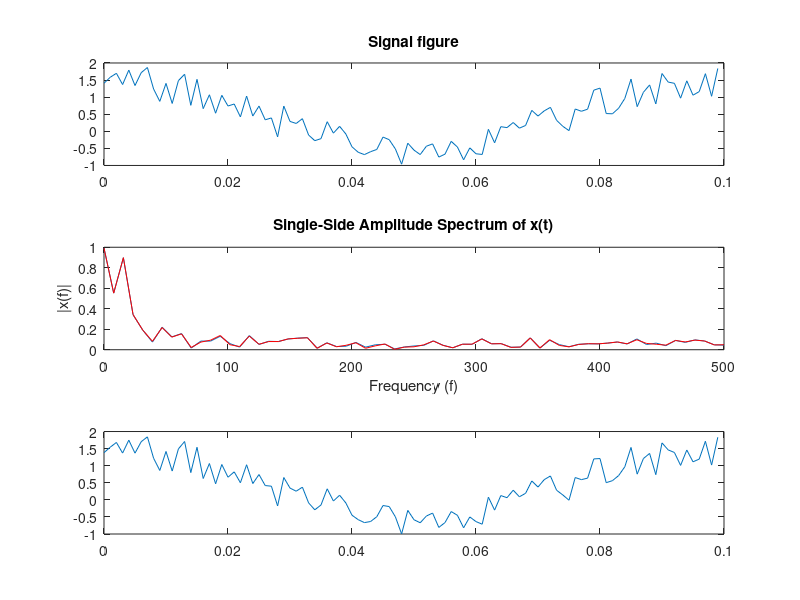

The MATLAB script that drew this image:
clc
close all
Fs=1000;
Ts=1/Fs;
Length=100;
f=10;
f2=4;
t=(0:Length-1)*Ts;

%noise=rand(1,Length);
Signal= cos(2*pi*f*t)+rand(1,Length);% +cos(2*pi*f2*t);
subplot(3,1,1);
plot(t,Signal)
title('Signal figure');
mean(Signal)

%% Original FFT

NFFT = 2^nextpow2(Length); 
Y = fft(Signal,NFFT)/Length;
f1 = Fs/2*linspace(0,1,NFFT/2+1);
subplot(3,1,2);
plot(f1,2*abs(Y(1:NFFT/2+1))) 
xlabel('Frequency (f)'); 
ylabel('|x(f)|');
title('Single-Side Amplitude Spectrum of x(t)');


%% Denoise 
threshold=0.1;
T=dct(eye(Length));
Output=T*Signal';
for compare=1:Length
   if abs(Output(compare))< threshold
   Output(compare)=0;
   end
end  
New=idct(Output);
mean(New);
%% Denoise FFT
hold on
 
Y = fft(New,NFFT)/Length;
f1 = Fs/2*linspace(0,1,NFFT/2+1);
subplot(3,1,2);
plot(f1,2*abs(Y(1:NFFT/2+1)),'r')
hold off 

subplot(3,1,3);
plot(t,New);


%% ------------ My function definition--------------------------%
function output=myFFT(input_signal)
 fft_Length=length(input_signal);
 fft_temp=2^nextpow2(fft_Length);
 output= fft(input_signal,fft_temp);
 output=abs(output);
end